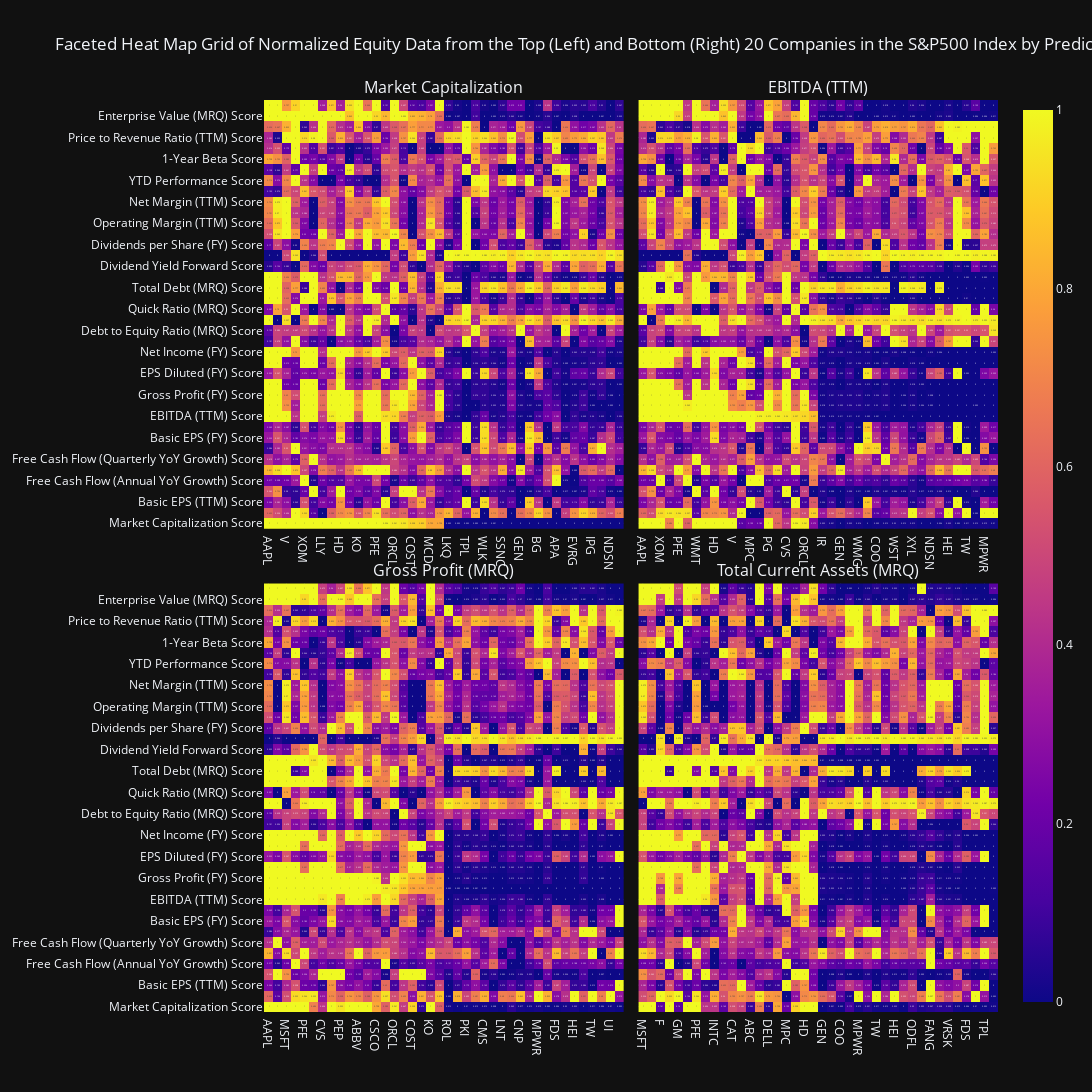

The cell this chart's notebook holds for it:
### Code cell
top_predictors_narrowest_adjusted = np.array_split(top_predictors_narrowest_adjusted, 2) # to get a 2 x 2 matrix
title = 'Faceted Heat Map Grid of Normalized Equity Data from the Top (Left) and Bottom (Right) 20 Companies in the S&P500 Index by Predictor (1 = Best, 0 = Worst)'
display(viz.subplot_generator(complete_df, top_predictors_narrowest_adjusted, title=title, height_reduction_factor=3, width_multiplier=1, vertical_spacing=0.06, rows=2, cols=2).show())

### Figure 1 — Plotly figure (JSON) as saved in the notebook; plotly's stock layout.template omitted (floating-point values rounded to 4 significant figures; data arrays with more than 128 entries replaced by an {"elided": "..."} marker saying what was removed)
{"data": [{"coloraxis": "coloraxis", "hovertemplate": "x: %{x}<br>y: %{y}<br>color: %{z}<extra></extra>", "name": "0", "texttemplate": "%{z}", "type": "heatmap", "x": ["AAPL", "MSFT", "V", "NVDA", "XOM", "WMT", "LLY", "PG", "HD", "MRK", "KO", "ABBV", "PFE", "AVGO", "ORCL", "PEP", "COST", "TMO", "MCD", "CSCO"], "xaxis": "x", "y": ["Market Capitalization Score", "Price to Earnings Ratio (TTM) Score", "Basic EPS (TTM) Score", "Number of Employees Score", "Free Cash Flow (Annual YoY Growth) Score", "Free Cash Flow Margin (FY) Score", "Free Cash Flow (Quarterly YoY Growth) Score", "3-Month Performance Score", "Basic EPS (FY) Score", "EPS Diluted (TTM) Score", "EBITDA (TTM) Score", "Gross Profit (MRQ) Score", "Gross Profit (FY) Score", "Total Revenue (FY) Score", "EPS Diluted (FY) Score", "Last Year Revenue (FY) Score", "Net Income (FY) Score", "Current Ratio (MRQ) Score", "Debt to Equity Ratio (MRQ) Score", "Net Debt (MRQ) Score", "Quick Ratio (MRQ) Score", "Total Assets (MRQ) Score", "Total Debt (MRQ) Score", "Total Current Assets (MRQ) Score", "Dividend Yield Forward Score", "Dividends Paid (FY) Score", "Dividends per Share (FY) Score", "Gross Margin (TTM) Score", "Operating Margin (TTM) Score", "Pretax Margin (TTM) Score", "Net Margin (TTM) Score", "6-Month Performance Score", "YTD Performance Score", "Yearly Performance Score", "1-Year Beta Score", "Volatility Score", "Price to Revenue Ratio (TTM) Score", "Enterprise Value/EBITDA (TTM) Score", "Enterprise Value (MRQ) Score", "Total Shares Outstanding Score"], "yaxis": "y", "z": {"elided": "40x20 float values"}}, {"coloraxis": "coloraxis", "hovertemplate": "x: %{x}<br>y: %{y}<br>color: %{z}<extra></extra>", "name": "0", "texttemplate": "%{z}", "type": "heatmap", "x": ["LKQ", "J", "TPL", "MGM", "WLK", "AVY", "SSNC", "PARA", "GEN", "POOL", "BG", "VTRS", "APA", "LW", "EVRG", "NTAP", "IPG", "STX", "NDSN", "LNT"], "xaxis": "x", "y": ["Market Capitalization Score", "Price to Earnings Ratio (TTM) Score", "Basic EPS (TTM) Score", "Number of Employees Score", "Free Cash Flow (Annual YoY Growth) Score", "Free Cash Flow Margin (FY) Score", "Free Cash Flow (Quarterly YoY Growth) Score", "3-Month Performance Score", "Basic EPS (FY) Score", "EPS Diluted (TTM) Score", "EBITDA (TTM) Score", "Gross Profit (MRQ) Score", "Gross Profit (FY) Score", "Total Revenue (FY) Score", "EPS Diluted (FY) Score", "Last Year Revenue (FY) Score", "Net Income (FY) Score", "Current Ratio (MRQ) Score", "Debt to Equity Ratio (MRQ) Score", "Net Debt (MRQ) Score", "Quick Ratio (MRQ) Score", "Total Assets (MRQ) Score", "Total Debt (MRQ) Score", "Total Current Assets (MRQ) Score", "Dividend Yield Forward Score", "Dividends Paid (FY) Score", "Dividends per Share (FY) Score", "Gross Margin (TTM) Score", "Operating Margin (TTM) Score", "Pretax Margin (TTM) Score", "Net Margin (TTM) Score", "6-Month Performance Score", "YTD Performance Score", "Yearly Performance Score", "1-Year Beta Score", "Volatility Score", "Price to Revenue Ratio (TTM) Score", "Enterprise Value/EBITDA (TTM) Score", "Enterprise Value (MRQ) Score", "Total Shares Outstanding Score"], "yaxis": "y", "z": {"elided": "40x20 float values"}}, {"coloraxis": "coloraxis", "hovertemplate": "x: %{x}<br>y: %{y}<br>color: %{z}<extra></extra>", "name": "0", "texttemplate": "%{z}", "type": "heatmap", "x": ["AAPL", "MSFT", "XOM", "VZ", "PFE", "COP", "WMT", "ABBV", "HD", "MRK", "V", "GM", "MPC", "OXY", "PG", "BMY", "CVS", "AVGO", "ORCL", "EOG"], "xaxis": "x2", "y": ["Market Capitalization Score", "Price to Earnings Ratio (TTM) Score", "Basic EPS (TTM) Score", "Number of Employees Score", "Free Cash Flow (Annual YoY Growth) Score", "Free Cash Flow Margin (FY) Score", "Free Cash Flow (Quarterly YoY Growth) Score", "3-Month Performance Score", "Basic EPS (FY) Score", "EPS Diluted (TTM) Score", "EBITDA (TTM) Score", "Gross Profit (MRQ) Score", "Gross Profit (FY) Score", "Total Revenue (FY) Score", "EPS Diluted (FY) Score", "Last Year Revenue (FY) Score", "Net Income (FY) Score", "Current Ratio (MRQ) Score", "Debt to Equity Ratio (MRQ) Score", "Net Debt (MRQ) Score", "Quick Ratio (MRQ) Score", "Total Assets (MRQ) Score", "Total Debt (MRQ) Score", "Total Current Assets (MRQ) Score", "Dividend Yield Forward Score", "Dividends Paid (FY) Score", "Dividends per Share (FY) Score", "Gross Margin (TTM) Score", "Operating Margin (TTM) Score", "Pretax Margin (TTM) Score", "Net Margin (TTM) Score", "6-Month Performance Score", "YTD Performance Score", "Yearly Performance Score", "1-Year Beta Score", "Volatility Score", "Price to Revenue Ratio (TTM) Score", "Enterprise Value/EBITDA (TTM) Score", "Enterprise Value (MRQ) Score", "Total Shares Outstanding Score"], "yaxis": "y2", "z": {"elided": "40x20 float values"}}, {"coloraxis": "coloraxis", "hovertemplate": "x: %{x}<br>y: %{y}<br>color: %{z}<extra></extra>", "name": "0", "texttemplate": "%{z}", "type": "heatmap", "x": ["IR", "CHD", "GEN", "MKC", "WMG", "POOL", "COO", "CLX", "WST", "IEX", "XYL", "LW", "NDSN", "FDS", "HEI", "TPL", "TW", "ROL", "MPWR", "UI"], "xaxis": "x2", "y": ["Market Capitalization Score", "Price to Earnings Ratio (TTM) Score", "Basic EPS (TTM) Score", "Number of Employees Score", "Free Cash Flow (Annual YoY Growth) Score", "Free Cash Flow Margin (FY) Score", "Free Cash Flow (Quarterly YoY Growth) Score", "3-Month Performance Score", "Basic EPS (FY) Score", "EPS Diluted (TTM) Score", "EBITDA (TTM) Score", "Gross Profit (MRQ) Score", "Gross Profit (FY) Score", "Total Revenue (FY) Score", "EPS Diluted (FY) Score", "Last Year Revenue (FY) Score", "Net Income (FY) Score", "Current Ratio (MRQ) Score", "Debt to Equity Ratio (MRQ) Score", "Net Debt (MRQ) Score", "Quick Ratio (MRQ) Score", "Total Assets (MRQ) Score", "Total Debt (MRQ) Score", "Total Current Assets (MRQ) Score", "Dividend Yield Forward Score", "Dividends Paid (FY) Score", "Dividends per Share (FY) Score", "Gross Margin (TTM) Score", "Operating Margin (TTM) Score", "Pretax Margin (TTM) Score", "Net Margin (TTM) Score", "6-Month Performance Score", "YTD Performance Score", "Yearly Performance Score", "1-Year Beta Score", "Volatility Score", "Price to Revenue Ratio (TTM) Score", "Enterprise Value/EBITDA (TTM) Score", "Enterprise Value (MRQ) Score", "Total Shares Outstanding Score"], "yaxis": "y2", "z": {"elided": "40x20 float values"}}, {"coloraxis": "coloraxis", "hovertemplate": "x: %{x}<br>y: %{y}<br>color: %{z}<extra></extra>", "name": "0", "texttemplate": "%{z}", "type": "heatmap", "x": ["AAPL", "WMT", "MSFT", "XOM", "PFE", "VZ", "CVS", "HD", "PEP", "MRK", "ABBV", "PG", "CSCO", "COP", "ORCL", "LOW", "COST", "KR", "KO", "QCOM"], "xaxis": "x3", "y": ["Market Capitalization Score", "Price to Earnings Ratio (TTM) Score", "Basic EPS (TTM) Score", "Number of Employees Score", "Free Cash Flow (Annual YoY Growth) Score", "Free Cash Flow Margin (FY) Score", "Free Cash Flow (Quarterly YoY Growth) Score", "3-Month Performance Score", "Basic EPS (FY) Score", "EPS Diluted (TTM) Score", "EBITDA (TTM) Score", "Gross Profit (MRQ) Score", "Gross Profit (FY) Score", "Total Revenue (FY) Score", "EPS Diluted (FY) Score", "Last Year Revenue (FY) Score", "Net Income (FY) Score", "Current Ratio (MRQ) Score", "Debt to Equity Ratio (MRQ) Score", "Net Debt (MRQ) Score", "Quick Ratio (MRQ) Score", "Total Assets (MRQ) Score", "Total Debt (MRQ) Score", "Total Current Assets (MRQ) Score", "Dividend Yield Forward Score", "Dividends Paid (FY) Score", "Dividends per Share (FY) Score", "Gross Margin (TTM) Score", "Operating Margin (TTM) Score", "Pretax Margin (TTM) Score", "Net Margin (TTM) Score", "6-Month Performance Score", "YTD Performance Score", "Yearly Performance Score", "1-Year Beta Score", "Volatility Score", "Price to Revenue Ratio (TTM) Score", "Enterprise Value/EBITDA (TTM) Score", "Enterprise Value (MRQ) Score", "Total Shares Outstanding Score"], "yaxis": "y3", "z": {"elided": "40x20 float values"}}, {"coloraxis": "coloraxis", "hovertemplate": "x: %{x}<br>y: %{y}<br>color: %{z}<extra></extra>", "name": "0", "texttemplate": "%{z}", "type": "heatmap", "x": ["ROL", "IPG", "PKI", "DRI", "CMS", "HWM", "LNT", "WEC", "CNP", "BR", "MPWR", "MGM", "FDS", "WST", "HEI", "STX", "TW", "ATO", "UI", "TPL"], "xaxis": "x3", "y": ["Market Capitalization Score", "Price to Earnings Ratio (TTM) Score", "Basic EPS (TTM) Score", "Number of Employees Score", "Free Cash Flow (Annual YoY Growth) Score", "Free Cash Flow Margin (FY) Score", "Free Cash Flow (Quarterly YoY Growth) Score", "3-Month Performance Score", "Basic EPS (FY) Score", "EPS Diluted (TTM) Score", "EBITDA (TTM) Score", "Gross Profit (MRQ) Score", "Gross Profit (FY) Score", "Total Revenue (FY) Score", "EPS Diluted (FY) Score", "Last Year Revenue (FY) Score", "Net Income (FY) Score", "Current Ratio (MRQ) Score", "Debt to Equity Ratio (MRQ) Score", "Net Debt (MRQ) Score", "Quick Ratio (MRQ) Score", "Total Assets (MRQ) Score", "Total Debt (MRQ) Score", "Total Current Assets (MRQ) Score", "Dividend Yield Forward Score", "Dividends Paid (FY) Score", "Dividends per Share (FY) Score", "Gross Margin (TTM) Score", "Operating Margin (TTM) Score", "Pretax Margin (TTM) Score", "Net Margin (TTM) Score", "6-Month Performance Score", "YTD Performance Score", "Yearly Performance Score", "1-Year Beta Score", "Volatility Score", "Price to Revenue Ratio (TTM) Score", "Enterprise Value/EBITDA (TTM) Score", "Enterprise Value (MRQ) Score", "Total Shares Outstanding Score"], "yaxis": "y3", "z": {"elided": "40x20 float values"}}, {"coloraxis": "coloraxis", "hovertemplate": "x: %{x}<br>y: %{y}<br>color: %{z}<extra></extra>", "name": "0", "texttemplate": "%{z}", "type": "heatmap", "x": ["MSFT", "AAPL", "F", "XOM", "GM", "WMT", "PFE", "CVS", "INTC", "MCK", "CAT", "DE", "ABC", "VZ", "DELL", "CSCO", "MPC", "COST", "HD", "MRK"], "xaxis": "x4", "y": ["Market Capitalization Score", "Price to Earnings Ratio (TTM) Score", "Basic EPS (TTM) Score", "Number of Employees Score", "Free Cash Flow (Annual YoY Growth) Score", "Free Cash Flow Margin (FY) Score", "Free Cash Flow (Quarterly YoY Growth) Score", "3-Month Performance Score", "Basic EPS (FY) Score", "EPS Diluted (TTM) Score", "EBITDA (TTM) Score", "Gross Profit (MRQ) Score", "Gross Profit (FY) Score", "Total Revenue (FY) Score", "EPS Diluted (FY) Score", "Last Year Revenue (FY) Score", "Net Income (FY) Score", "Current Ratio (MRQ) Score", "Debt to Equity Ratio (MRQ) Score", "Net Debt (MRQ) Score", "Quick Ratio (MRQ) Score", "Total Assets (MRQ) Score", "Total Debt (MRQ) Score", "Total Current Assets (MRQ) Score", "Dividend Yield Forward Score", "Dividends Paid (FY) Score", "Dividends per Share (FY) Score", "Gross Margin (TTM) Score", "Operating Margin (TTM) Score", "Pretax Margin (TTM) Score", "Net Margin (TTM) Score", "6-Month Performance Score", "YTD Performance Score", "Yearly Performance Score", "1-Year Beta Score", "Volatility Score", "Price to Revenue Ratio (TTM) Score", "Enterprise Value/EBITDA (TTM) Score", "Enterprise Value (MRQ) Score", "Total Shares Outstanding Score"], "yaxis": "y4", "z": {"elided": "40x20 float values"}}, {"coloraxis": "coloraxis", "hovertemplate": "x: %{x}<br>y: %{y}<br>color: %{z}<extra></extra>", "name": "0", "texttemplate": "%{z}", "type": "heatmap", "x": ["GEN", "CHD", "COO", "MSCI", "MPWR", "EFX", "TW", "BR", "HEI", "NDSN", "ODFL", "SIRI", "FANG", "AWK", "VRSK", "DRI", "FDS", "UI", "TPL", "ROL"], "xaxis": "x4", "y": ["Market Capitalization Score", "Price to Earnings Ratio (TTM) Score", "Basic EPS (TTM) Score", "Number of Employees Score", "Free Cash Flow (Annual YoY Growth) Score", "Free Cash Flow Margin (FY) Score", "Free Cash Flow (Quarterly YoY Growth) Score", "3-Month Performance Score", "Basic EPS (FY) Score", "EPS Diluted (TTM) Score", "EBITDA (TTM) Score", "Gross Profit (MRQ) Score", "Gross Profit (FY) Score", "Total Revenue (FY) Score", "EPS Diluted (FY) Score", "Last Year Revenue (FY) Score", "Net Income (FY) Score", "Current Ratio (MRQ) Score", "Debt to Equity Ratio (MRQ) Score", "Net Debt (MRQ) Score", "Quick Ratio (MRQ) Score", "Total Assets (MRQ) Score", "Total Debt (MRQ) Score", "Total Current Assets (MRQ) Score", "Dividend Yield Forward Score", "Dividends Paid (FY) Score", "Dividends per Share (FY) Score", "Gross Margin (TTM) Score", "Operating Margin (TTM) Score", "Pretax Margin (TTM) Score", "Net Margin (TTM) Score", "6-Month Performance Score", "YTD Performance Score", "Yearly Performance Score", "1-Year Beta Score", "Volatility Score", "Price to Revenue Ratio (TTM) Score", "Enterprise Value/EBITDA (TTM) Score", "Enterprise Value (MRQ) Score", "Total Shares Outstanding Score"], "yaxis": "y4", "z": {"elided": "40x20 float values"}}], "layout": {"annotations": [{"font": {"size": 16}, "showarrow": false, "text": "Market Capitalization", "x": 0.245, "xanchor": "center", "xref": "paper", "y": 1, "yanchor": "bottom", "yref": "paper"}, {"font": {"size": 16}, "showarrow": false, "text": "EBITDA (TTM)", "x": 0.755, "xanchor": "center", "xref": "paper", "y": 1, "yanchor": "bottom", "yref": "paper"}, {"font": {"size": 16}, "showarrow": false, "text": "Gross Profit (MRQ)", "x": 0.245, "xanchor": "center", "xref": "paper", "y": 0.47, "yanchor": "bottom", "yref": "paper"}, {"font": {"size": 16}, "showarrow": false, "text": "Total Current Assets (MRQ)", "x": 0.755, "xanchor": "center", "xref": "paper", "y": 0.47, "yanchor": "bottom", "yref": "paper"}], "height": 1500, "title": {"text": "Faceted Heat Map Grid of Normalized Equity Data from the Top (Left) and Bottom (Right) 20 Companies in the S&P500 Index by Predictor (1 = Best, 0 = Worst)"}, "width": 1500, "xaxis": {"anchor": "y", "domain": [0, 0.49]}, "xaxis2": {"anchor": "y2", "domain": [0.51, 1]}, "xaxis3": {"anchor": "y3", "domain": [0, 0.49]}, "xaxis4": {"anchor": "y4", "domain": [0.51, 1]}, "yaxis": {"anchor": "x", "domain": [0.53, 1]}, "yaxis2": {"anchor": "x2", "domain": [0.53, 1], "matches": "y", "showticklabels": false}, "yaxis3": {"anchor": "x3", "domain": [0, 0.47]}, "yaxis4": {"anchor": "x4", "domain": [0, 0.47], "matches": "y3", "showticklabels": false}}}
